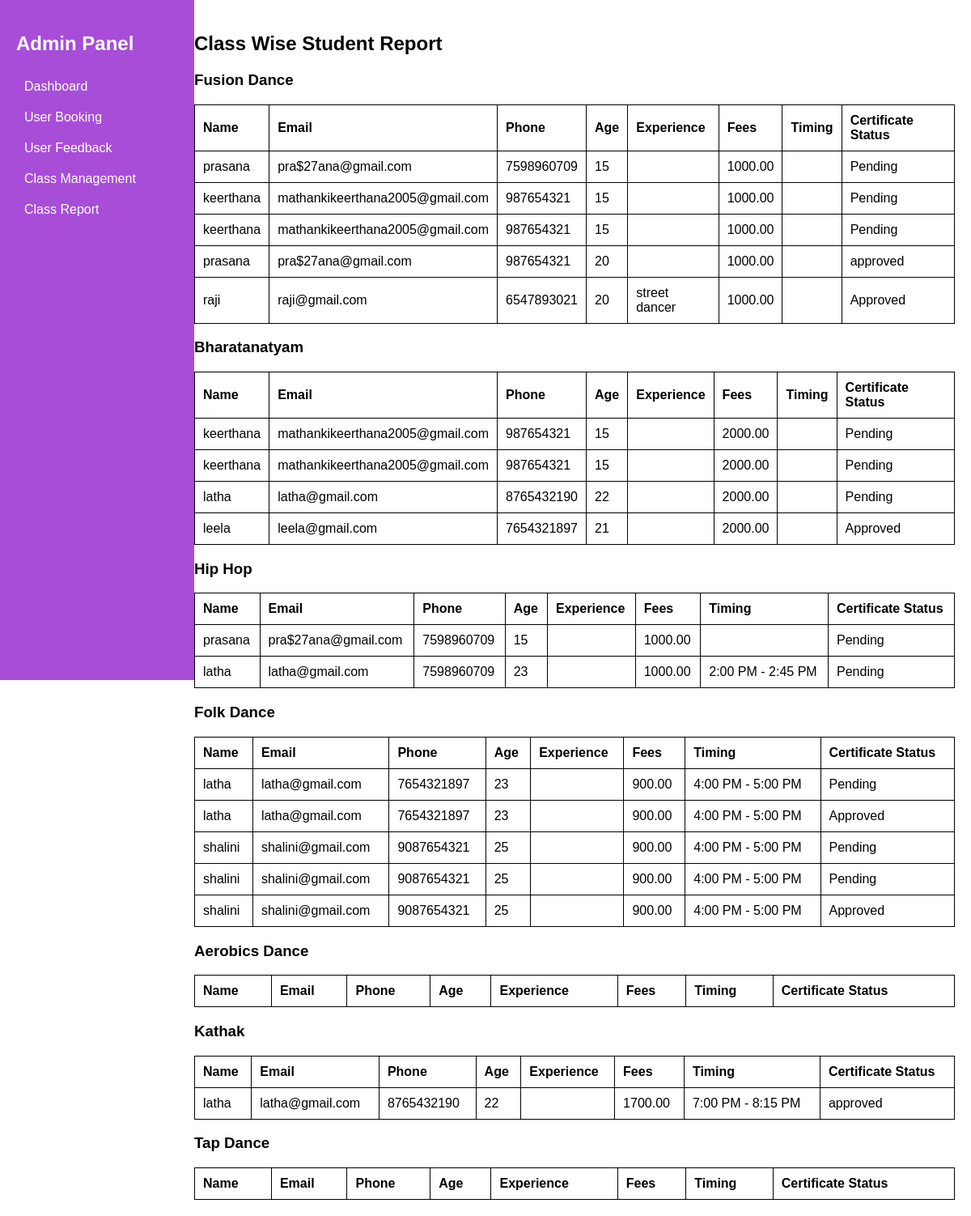
The app's page /admin.php?page=class_report with its own data.
### tables this page shows
CREATE TABLE `dance_booking` (
  `id` int(11) NOT NULL,
  `class_name` varchar(255) NOT NULL,
  `description` text DEFAULT NULL,
  `duration` int(11) DEFAULT NULL,
  `image` varchar(255) DEFAULT NULL,
  `fees` decimal(10,2) NOT NULL DEFAULT 0.00,
  `timing` varchar(50) DEFAULT NULL
);

CREATE TABLE `bookings` (
  `id` int(11) NOT NULL,
  `name` varchar(255) NOT NULL,
  `email` varchar(255) NOT NULL,
  `phone` varchar(50) NOT NULL,
  `age` int(11) NOT NULL,
  `dance_class` varchar(50) NOT NULL,
  `schedule` varchar(50) NOT NULL,
  `experience` text DEFAULT NULL,
  `fees` decimal(10,2) NOT NULL,
  `timing` varchar(255) DEFAULT NULL,
  `booking_date` timestamp NOT NULL DEFAULT current_timestamp(),
  `certificate_status` varchar(20) DEFAULT 'Pending'
);

### admin.php (the view, shortened to what this page needs)
<?php
include('db.php');
$booking_count = mysqli_fetch_assoc(mysqli_query($conn, "SELECT COUNT(*) as total FROM bookings"))['total'];
$feedback_count = mysqli_fetch_assoc(mysqli_query($conn, "SELECT COUNT(*) as total FROM feedback"))['total'];
$class_count = mysqli_fetch_assoc(mysqli_query($conn, "SELECT COUNT(*) as total FROM dance_booking"))['total'];
$approved_count = mysqli_fetch_assoc(mysqli_query($conn, "SELECT COUNT(*) as approved FROM bookings WHERE certificate_status='Approved'"))['approved'];
$class_report = mysqli_query($conn, "SELECT * FROM dance_booking");
?>
<!DOCTYPE html>
<html lang="en">
<head>
</head>
<body>
<div class="sidebar">
<h2>Admin Panel</h2>
<a href="admin.php?page=dashboard">Dashboard</a>
<a href="admin.php?page=user_booking">User Booking</a>
<a href="admin.php?page=user_feedback">User Feedback</a>
<a href="admin.php?page=manage_classes">Class Management</a>
<a href="admin.php?page=class_report">Class Report</a>
</div>
<div class="main-content">
<?php
$page = isset($_GET['page']) ? $_GET['page'] : 'dashboard';
if ($page == "dashboard") { ?>
<h2>Dashboard</h2>
<div class="dashboard-container">
    <div class="dashboard-box"><h3>Total Bookings</h3><p><?php echo $booking_count; ?></p></div>
    <div class="dashboard-box"><h3>Total Feedback</h3><p><?php echo $feedback_count; ?></p></div>
    <div class="dashboard-box"><h3>Total Classes</h3><p><?php echo $class_count; ?></p></div>
    <div class="dashboard-box"><h3>Total Approved</h3><p><?php echo $approved_count; ?></p></div>
</div>
<?php } elseif ($page == "class_report") { ?>
<h2>Class Wise Student Report</h2>
<?php while ($class = mysqli_fetch_assoc($class_report)):
$class_name = $class['class_name'];
$class_students = mysqli_query($conn, "SELECT * FROM bookings WHERE dance_class='" . mysqli_real_escape_string($conn, $class_name) . "'");
?>
<h3><?php echo htmlspecialchars($class_name); ?></h3>
<table>
<tr><th>Name</th><th>Email</th><th>Phone</th><th>Age</th><th>Experience</th><th>Fees</th><th>Timing</th><th>Certificate Status</th></tr>
<?php while ($student = mysqli_fetch_assoc($class_students)): ?>
<tr>
<td><?php echo htmlspecialchars($student['name']); ?></td>
<td><?php echo htmlspecialchars($student['email']); ?></td>
<td><?php echo htmlspecialchars($student['phone']); ?></td>
<td><?php echo htmlspecialchars($student['age']); ?></td>
<td><?php echo htmlspecialchars($student['experience']); ?></td>
<td><?php echo htmlspecialchars($student['fees']); ?></td>
<td><?php echo htmlspecialchars($student['timing']); ?></td>
<td><?php echo htmlspecialchars($student['certificate_status']); ?></td>
</tr>
<?php endwhile; ?>
</table>
<?php endwhile; ?>
<?php } ?>
</div>
</body>
</html>

### admin.php (style rules this page uses)
body { display: flex; font-family: Arial, sans-serif; margin: 0; }
.sidebar { width: 200px; background: rgb(167, 77, 216); color: white; padding: 20px; position: fixed; height: 100vh; }
.sidebar a { display: block; color: white; padding: 10px; text-decoration: none; }
.main-content { margin-left: 220px; padding: 20px; width: calc(100% - 220px); }
table { width: 100%; border-collapse: collapse; margin-top: 10px; }
table, th, td { border: 1px solid black; padding: 10px; text-align: left; }

### records on screen
dance_booking: class_name "Fusion Dance"
bookings: name "prasana", email "pra$27ana@gmail.com", phone "7598960709", age "15", fees "1000.00", certificate_status "Pending"
bookings: name "keerthana", email "mathankikeerthana2005@gmail.com", phone "987654321", age "15", fees "1000.00", certificate_status "Pending"
bookings: name "keerthana", email "mathankikeerthana2005@gmail.com", phone "987654321", age "15", fees "1000.00", certificate_status "Pending"
bookings: name "prasana", email "pra$27ana@gmail.com", phone "987654321", age "20", fees "1000.00", certificate_status "approved"
bookings: name "raji", email "raji@gmail.com", phone "6547893021", age "20", experience "street dancer", fees "1000.00", certificate_status "Approved"
dance_booking: class_name "Bharatanatyam"
bookings: name "keerthana", email "mathankikeerthana2005@gmail.com", phone "987654321", age "15", fees "2000.00", certificate_status "Pending"
bookings: name "keerthana", email "mathankikeerthana2005@gmail.com", phone "987654321", age "15", fees "2000.00", certificate_status "Pending"
bookings: name "latha", email "latha@gmail.com", phone "8765432190", age "22", fees "2000.00", certificate_status "Pending"
bookings: name "leela", email "leela@gmail.com", phone "7654321897", age "21", fees "2000.00", certificate_status "Approved"
dance_booking: class_name "Hip Hop"
bookings: name "prasana", email "pra$27ana@gmail.com", phone "7598960709", age "15", fees "1000.00", certificate_status "Pending"
bookings: name "latha", email "latha@gmail.com", phone "7598960709", age "23", fees "1000.00", timing "2:00 PM - 2:45 PM", certificate_status "Pending"
dance_booking: class_name "Folk Dance"
bookings: name "latha", email "latha@gmail.com", phone "7654321897", age "23", fees "900.00", timing "4:00 PM - 5:00 PM", certificate_status "Pending"
bookings: name "latha", email "latha@gmail.com", phone "7654321897", age "23", fees "900.00", timing "4:00 PM - 5:00 PM", certificate_status "Approved"
bookings: name "shalini", email "shalini@gmail.com", phone "9087654321", age "25", fees "900.00", timing "4:00 PM - 5:00 PM", certificate_status "Pending"
bookings: name "shalini", email "shalini@gmail.com", phone "9087654321", age "25", fees "900.00", timing "4:00 PM - 5:00 PM", certificate_status "Pending"
bookings: name "shalini", email "shalini@gmail.com", phone "9087654321", age "25", fees "900.00", timing "4:00 PM - 5:00 PM", certificate_status "Approved"
dance_booking: class_name "Aerobics Dance"
dance_booking: class_name "Kathak"
bookings: name "latha", email "latha@gmail.com", phone "8765432190", age "22", fees "1700.00", timing "7:00 PM - 8:15 PM", certificate_status "approved"
dance_booking: class_name "Tap Dance"
